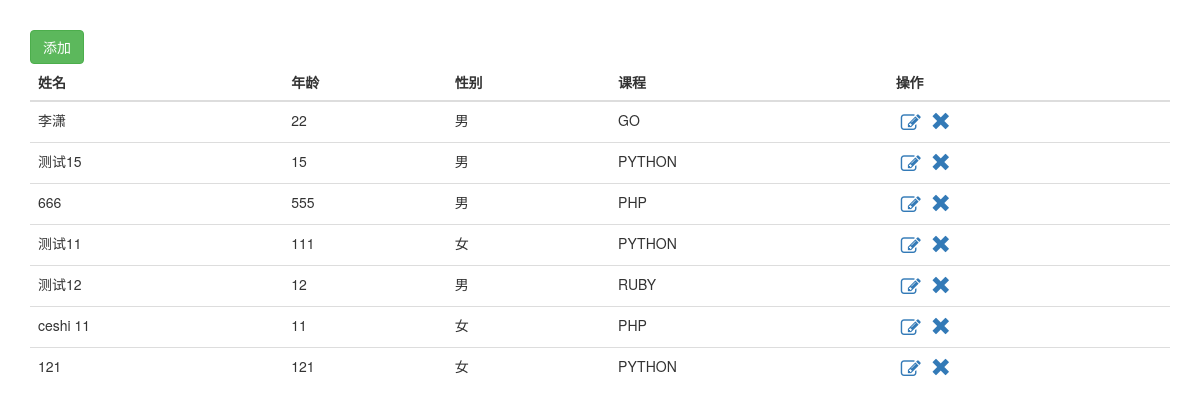
The app's page /students.html with its own data.
### app01/models.py (models this page shows)
class Student(models.Model):
    username = models.CharField(max_length=32)
    age = models.IntegerField()
    gender = models.NullBooleanField()
    cs = models.ForeignKey(Classes,related_name='ssss')

class Classes(models.Model):
    title = models.CharField(max_length=32)
    m = models.ManyToManyField('Teachers',related_name='sssss')

### app01/views/students.py (the view)
# urls.py: url(r'^students.html$', students.students),
def students(request):
    stu_list = models.Student.objects.all()
    cla_list = models.Classes.objects.all()
    return render(request, 'students.html', {'stu_list': stu_list, 'cla_list': cla_list})

### templates/students.html (shortened to what this page needs)
<!DOCTYPE html>
<html lang="en">
<head>
    <link rel="stylesheet" href="/static/plugins/bootstrap/css/bootstrap.css">
    <link rel="stylesheet" href="/static/plugins/font-awesome/css/font-awesome.css">
    <link rel="stylesheet" href="/static/css/my.css">
</head>
<body>
<div class="cent">
    <div class="btn btn-success" id="openadd">添加</div>
    <table class="table table-hover">
        <thead>
        <tr>
            <th>姓名</th>
            <th>年龄</th>
            <th>性别</th>
            <th>课程</th>
            <th>操作</th>
        </tr>
        </thead>
        <tbody id="tb">
        {% for row in stu_list %}
            <tr>
                <td na="username">{{ row.username }}</td>
                <td na="age">{{ row.age }}</td>
                {% if row.gender == 1 %}
                    <td na="gender" te="1">男</td>
                {% else %}
                    <td na="gender" te="0">女</td>
                {% endif %}
                <td na="cls" te="{{ row.cs_id }}">{{ row.cs.title }}</td>
                <td><a class="fa fa-edit fon" id="openedit"></a><a class="glyphicon glyphicon-remove fon"
                                                                   id="opendel"></a></td>
            </tr>
        {% endfor %}
        </tbody>
    </table>
</div>
</body>
</html>

### static/css/my.css (style rules this page uses)
.cent { padding: 30px 30px; }
.fon { font-size: 20px; padding: 0 5px; }

### records on screen
Student: username "李潇", age "22", gender "男", cs "GO"
Student: username "测试15", age "15", gender "男", cs "PYTHON"
Student: username "666", age "555", gender "男", cs "PHP"
Student: username "测试11", age "111", gender "女", cs "PYTHON"
Student: username "测试12", age "12", gender "男", cs "RUBY"
Student: username "ceshi 11", age "11", gender "女", cs "PHP"
Student: username "121", age "121", gender "女", cs "PYTHON"
